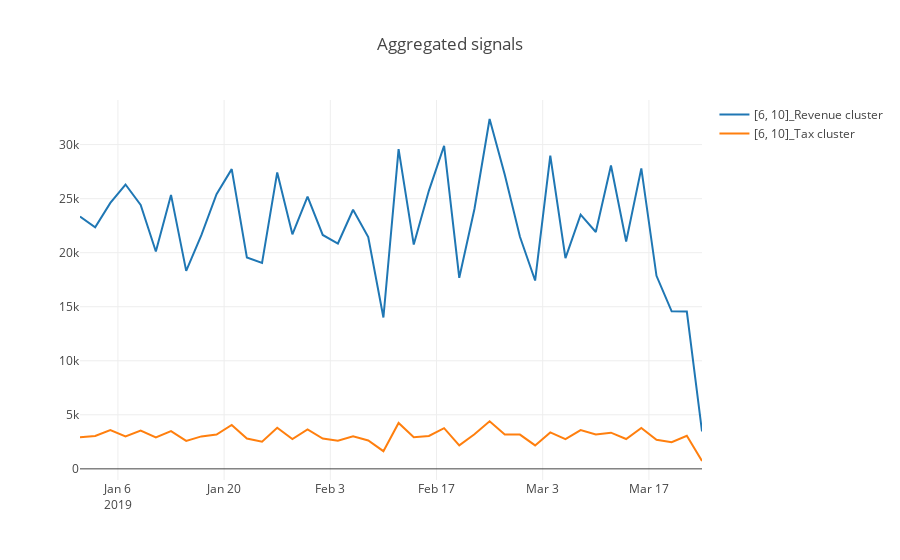

Write notebook code for a chart like this one.
### Markdown cell above
## Tax vs. Revenue based on the Sales predicted-cluster

### Code cell
constructSignals(df_all, query=[{"select": [6, 10], 
                              "_with": {"FA_Name": "Revenue"}}, 
                                {"select": [6, 10], "_with": {"FA_Name": "Tax"}}], on="label", agg_period="2D", vis_type="line")
